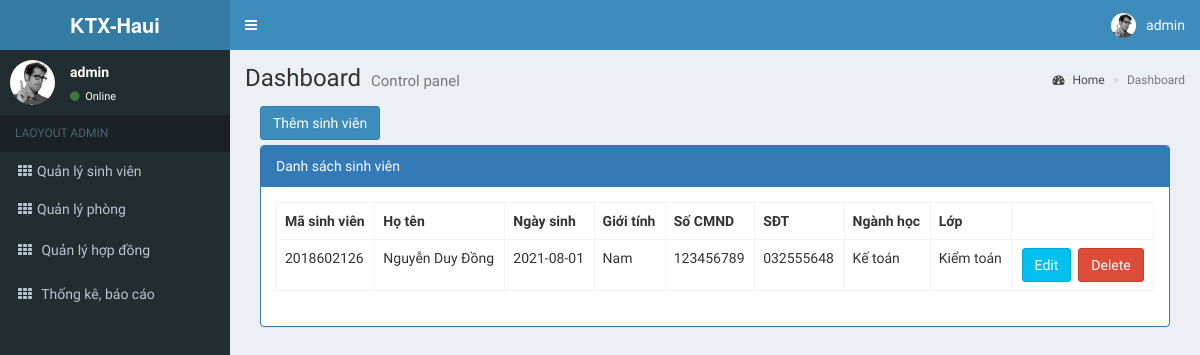
The page /Backend/index.php?page=QLSinhVien (signed in) on the database as committed earlier.
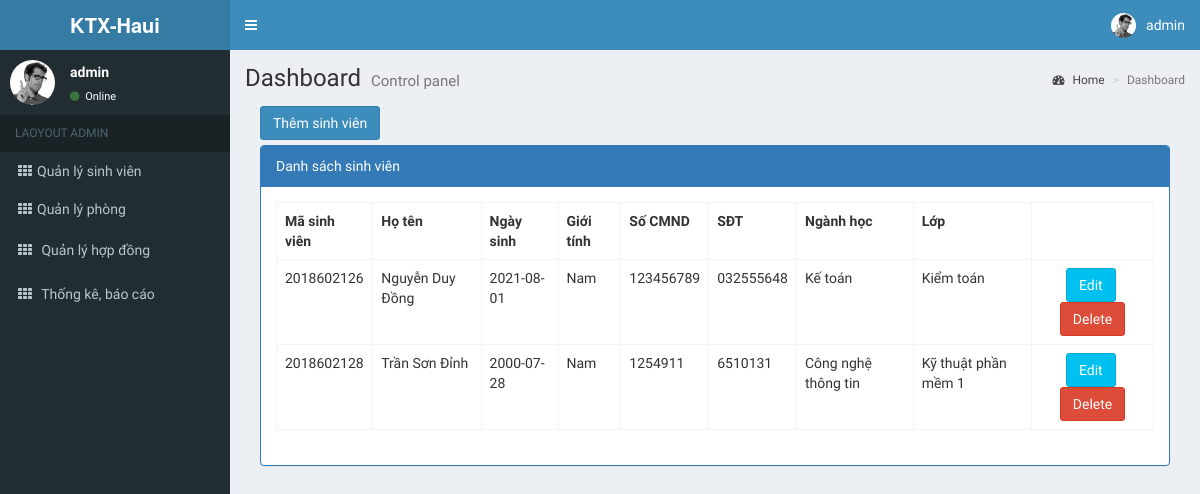
The same page on the database as committed later.
### tables this page shows
CREATE TABLE `sinhvien` (
  `idSinhVien` int(11) NOT NULL,
  `hoTen` varchar(30) NOT NULL,
  `ngaySinh` date DEFAULT NULL,
  `gioiTinh` int(1) DEFAULT NULL,
  `soCMND` char(20) DEFAULT NULL,
  `SDT` char(20) DEFAULT NULL,
  `khoa` varchar(30) DEFAULT NULL,
  `lopHoc` varchar(45) DEFAULT NULL
);

### Backend/Views/QLSinhVien.php (the view)
<div class="col-md-12">
    <div style="margin-bottom:5px;">
        <a href="index.php?page=ThemSuaSinhVien&action=add" class="btn btn-primary">Thêm sinh viên</a>
    </div>
    <div class="panel panel-primary">
        <div class="panel-heading">Danh sách sinh viên</div>
        <div class="panel-body">
                <table class="table table-bordered table-hover">
                    <tr>
                        <th style="max-width: 100px;">Mã sinh viên</th>
                        <th style="max-width: 180px;">Họ tên</th>
                        <th>Ngày sinh</th>
                        <th style="max-width: 100px;">Giới tính</th>
                        <th style="max-width:100px;">Số CMND</th>
                        <th style="max-width: 100px;">SĐT</th>
                        <th style="max-width: 150px;">Ngành học</th>
                        <th style="max-width: 150px;">Lớp</th>
                        <th style="max-width:100px;"></th>
                    </tr>
                    <?php
                        $sql = "SELECT * FROM sinhvien";
                        $result = mysqli_query($conn, $sql);
                        while($row = mysqli_fetch_assoc($result)){
                            $row["gioiTinh"]==0? $gt = "Nam" : $gt = "Nữ";
                            echo "<tr>
                                <td style='max-width: 100px;'>".$row["idSinhVien"]."</td>
                                <td style='max-width: 180px;'>".$row["hoTen"]."</td>
                                <td style='max-width: 100px;'>".$row["ngaySinh"]."</td>
                                <td style='max-width: 100px;'>".$gt."</td>
                                <td style='max-width: 100px;'>".$row["soCMND"]."</td>
                                <td style='max-width: 100px;'>".$row["SDT"]."</td>
                                <td style='max-width: 150px;'>".$row["khoa"]."</td>
                                <td style='max-width: 150px;'>".$row["lopHoc"]."</td>
                                <td  style='text-align:center;max-width:150px;'>
                                <a class='btn btn-info' href='index.php?page=ThemSuaSinhVien&action=edit&id=".$row["idSinhVien"]."'>Edit</a>&nbsp;
                                <a class='btn btn-danger' href='index.php?page=ThemSuaSinhVien&action=delete&id=".$row["idSinhVien"]."' onclick='return window.confirm('Are you sure?');'>Delete</a>
                                </td>
                            </tr>";
                        };
                    ?>
                </table>
        </div>
    </div>
</div>

### Backend/index.php (shortened to what this page needs)
<?php
	$page = isset($_GET["page"]) ? $_GET["page"] : "";
	if($page!="")
		$fileController = $page.".php";
	if(!isset($_SESSION["username"])){
		include "Views/Login.php";
	}else{
		include "Views/LayoutView.php";
	}
 ?>

### Backend/Views/LayoutView.php (shortened to what this page needs)
<!DOCTYPE html>
<html>
<head>
    <link rel="stylesheet" href="../Assets/Backend/css/bootstrap.min.css">
    <link rel="stylesheet" href="../Assets/Backend/css/font-awesome.min.css">
    <link rel="stylesheet" href="../Assets/Backend/css/AdminLTE.min.css">
    <link rel="stylesheet" href="../Assets/Backend/css/styles.css">
    <link rel="stylesheet" href="../Assets/Backend/css/_all-skins.min.css">
</head>
<body class="hold-transition skin-blue sidebar-mini">
<div class="wrapper">
    <header class="main-header">
        <a href="index.php" class="logo">
            <span class="logo-lg"><b>KTX-Haui</b></span>
        </a>
        <nav class="navbar navbar-static-top">
            <a href="#" class="sidebar-toggle" data-toggle="push-menu" role="button">
            </a>
            <div class="navbar-custom-menu">
                <ul class="nav navbar-nav">
                    <li class="dropdown user user-menu">
                        <a href="#" class="dropdown-toggle" data-toggle="dropdown">
                            <img src="../Assets/Backend/images/user2-160x160.jpg" class="user-image" alt="User Image">
                            <span class="hidden-xs"><?php  echo isset($_SESSION['username']) ? $_SESSION['username'] : 'your name'; ?></span>
                        </a>
                    </li>
                </ul>
            </div>
        </nav>
    </header>
    <aside class="main-sidebar">
        <section class="sidebar">
            <div class="user-panel">
                <div class="pull-left image">
                    <img src="../Assets/Backend/images/user2-160x160.jpg" class="img-circle" alt="User Image">
                </div>
                <div class="pull-left info">
                    <p><?php  echo isset($_SESSION['username']) ? $_SESSION['username'] : 'your name'; ?></p>
                    <a href="#"><i class="fa fa-circle text-success"></i> Online</a>
                </div>
            </div>
            <ul class="sidebar-menu" data-widget="tree">
                <li class="header">LAOYOUT ADMIN</li>
                <li>
                    <div onclick={showOption()}><i class="fa fa-th"></i><span>Quản lý sinh viên</span></div>
                </li>
                <li>
                    <div onclick={showOptionPhong()}><i class="fa fa-th"></i><span>Quản lý phòng</span></div>
                </li>
                <li>
                    <a href="index.php?page=QLHopDong">
                        <i class="fa fa-th"></i> <span>Quản lý hợp đồng</span>
                    </a>
                </li>
                <li>
                    <a href="index.php?page=ThongKeBaoCao">
                        <i class="fa fa-th"></i> <span>Thống kê, báo cáo</span>
                    </a>
                </li>
            </ul>
        </section>
    </aside>
    <div class="content-wrapper">
        <section class="content-header">
            <h1>
                Dashboard
                <small>Control panel</small>
            </h1>
            <ol class="breadcrumb">
                <li><a href="#"><i class="fa fa-dashboard"></i> Home</a></li>
                <li class="active">Dashboard</li>
            </ol>
        </section>
        <section class="content">
            <?php
                if(isset($fileController)){
                    include $fileController;
                }
            ?>
        </section>
    </div>
</div>
</body>
</html>

### Assets/Backend/css/styles.css (style rules this page uses)
th,tr,td { overflow: hidden; }
ul, li { list-style: none; }
.sidebar-menu li span,.sidebar-menu li>div>i { color: #b8c7ce; cursor: pointer; }
.sidebar-menu li>div>i { margin: 12px 5px 12px 18px; }

Rows that differ between the two databases and show on the page:
added sinhvien: idSinhVien "2018602128", hoTen "Trần Sơn Đỉnh", ngaySinh "2000-07-28", gt "Nam", soCMND "1254911", SDT "6510131", khoa "Công nghệ thông tin", lopHoc "Kỹ thuật phần mềm 1"
